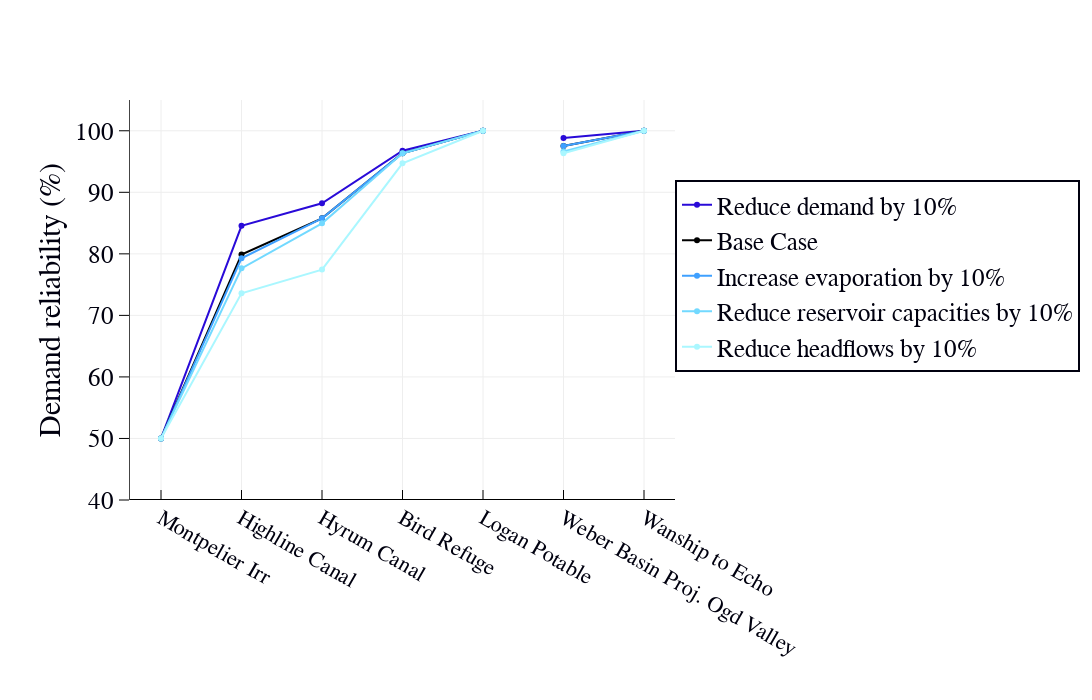

The cell this chart's notebook holds for it:
### Code cell
scenario1 = go.Scatter(
    x=Result['Demand']['BranchName'],
    y=Result['Demand']['Reliability'],
    name = 'Reduce demand by 10%',   
    mode = 'lines+markers',

    marker = dict(
        color = '#290AD8'
))


scenario2 = go.Scatter(
    x=Result['Reference']['BranchName'],
    y=Result['Reference']['Reliability'],
    name = 'Base Case', 
        mode = 'lines+markers',

    marker = dict(
        color = '#000000',
))

scenario3 = go.Scatter(
    x=Result['Evaporation']['BranchName'],
    y=Result['Evaporation']['Reliability'],
    name = 'Increase evaporation by 10%', 
    mode = 'lines+markers',

    marker = dict(
        color = '#3FA0FF'
))



scenario4 = go.Scatter(
    x=Result2['Reference']['BranchName'],
    y=Result2['Reference']['Reliability'],
    name = 'Reduce reservoir capacities by 10%',   
    mode = 'lines+markers',

    marker = dict(
        color = '#72D9FF'
))



scenario5 = go.Scatter(
    x=Result['Headflow']['BranchName'],
    y=Result['Headflow']['Reliability'],
    name = 'Reduce headflows by 10%',   
    mode = 'lines+markers',

    marker = dict(
        color = '#AAF7FF'
))


#$$$$$$$$$$$$$$$$$$$$$$$$$$$$$$$$$$$$$$$$$$$$$$$$$$$$$$$$$$

scenario11 = go.Scatter(
    x=Result3['Demand']['BranchName'],
    y=Result3['Demand']['Reliability'],
    name = 'Reduce demand by 10%',   
    mode = 'lines+markers',
    showlegend=False,

    marker = dict(
        color = '#290AD8'
))


scenario12 = go.Scatter(
    x=Result3['Reference']['BranchName'],
    y=Result3['Reference']['Reliability'],
    name = 'Base Case', 
        mode = 'lines+markers',
    showlegend=False,

    marker = dict(
        color = '#000000',
    
))

scenario13 = go.Scatter(
    x=Result3['Evaporation']['BranchName'],
    y=Result3['Evaporation']['Reliability'],
    name = 'Increase evaporation by 10%', 
    mode = 'lines+markers',
    showlegend=False,

    marker = dict(
        color = '#3FA0FF'
))



scenario14 = go.Scatter(
    x=Result4['Reference']['BranchName'],
    y=Result4['Reference']['Reliability'],
    name = 'Reduce reservoir capacities by 10%',   
    mode = 'lines+markers',
    showlegend=False,

    marker = dict(
        color = '#72D9FF'
))



scenario15 = go.Scatter(
    x=Result3['Headflow']['BranchName'],
    y=Result3['Headflow']['Reliability'],
    name = 'Reduce headflows by 10%',   
    mode = 'lines+markers',
    showlegend=False,
    marker = dict(
        color = '#AAF7FF'
))




layout = dict(
    #title = "Use Case 3.3",
    yaxis = dict(
        title = "Demand reliability (%)",
        tickformat= ',',
        showline=True,
        tick0=40,

        dtick='10',
        ticks='outside',
        range = [40, 105],
        ticklen=10,
        tickcolor='#000',
        gridwidth=1,
        showgrid=True,

                ),
    
    xaxis = dict(
#         title = "Updated input parameters in the <br>Bear_River_WEAP_Model_2017",
#         showline=True,
        ticks='inside',
        tickfont=dict(size=22),
            tickcolor='#000',
        gridwidth=1,
        showgrid=True,

        ticklen=10
                    ),
        legend=dict(
        x=1,y=.56,
          bordercolor='#00000f',
            borderwidth=2
        
               ),
    width=1100,
    height=700,
    #paper_bgcolor='rgb(233,233,233)',
    #plot_bgcolor='rgb(233,233,233)',
    margin=go.Margin(l=130,b=200),
    font=dict(size=25,family='arial',color='#00000f'),

    showlegend=True,
    shapes=[{'type': 'line', 
                                           'x0': 0, 'x1': 1, 'xref': 'paper',
                                           'y0': 40, 'y1': 40, 'yref': 'y'}]
                )


data = [scenario1, scenario2,scenario3,scenario4,scenario5,scenario11, scenario12,scenario13,scenario14,scenario15]


# create a figure object
fig = dict(data=data, layout=layout)
#py.iplot(fig, filename = "2.3Identify_SeasonalValues") 


## it can be run from the local machine on Pycharm like this like below
## It would also work here offline but in a seperate window  
offline.iplot(fig,filename = 'jupyter/UnmentDemand@BirdRefuge' )       

print "Figure x is replicated!!"

### Figure 1 — Plotly figure (JSON) as saved in the notebook; plotly's stock layout.template omitted (floating-point values rounded to 4 significant figures)
{"data": [{"marker": {"color": "#290AD8"}, "mode": "lines+markers", "name": "Reduce demand by 10%", "type": "scatter", "x": ["Montpelier Irr", "Highline Canal", "Hyrum Canal", "Bird Refuge", "Logan Potable"], "y": [50, 84.55, 88.21, 96.75, 100]}, {"marker": {"color": "#000000"}, "mode": "lines+markers", "name": "Base Case", "type": "scatter", "x": ["Montpelier Irr", "Highline Canal", "Hyrum Canal", "Bird Refuge", "Logan Potable"], "y": [50, 79.88, 85.77, 96.34, 100]}, {"marker": {"color": "#3FA0FF"}, "mode": "lines+markers", "name": "Increase evaporation by 10%", "type": "scatter", "x": ["Montpelier Irr", "Highline Canal", "Hyrum Canal", "Bird Refuge", "Logan Potable"], "y": [50, 79.27, 85.77, 96.34, 100]}, {"marker": {"color": "#72D9FF"}, "mode": "lines+markers", "name": "Reduce reservoir capacities by 10%", "type": "scatter", "x": ["Montpelier Irr", "Highline Canal", "Hyrum Canal", "Bird Refuge", "Logan Potable"], "y": [50, 77.64, 84.96, 96.34, 100]}, {"marker": {"color": "#AAF7FF"}, "mode": "lines+markers", "name": "Reduce headflows by 10%", "type": "scatter", "x": ["Montpelier Irr", "Highline Canal", "Hyrum Canal", "Bird Refuge", "Logan Potable"], "y": [50, 73.58, 77.44, 94.72, 100]}, {"marker": {"color": "#290AD8"}, "mode": "lines+markers", "name": "Reduce demand by 10%", "showlegend": false, "type": "scatter", "x": ["Weber Basin Proj. Ogd Valley", "Wanship to Echo"], "y": [98.83, 100]}, {"marker": {"color": "#000000"}, "mode": "lines+markers", "name": "Base Case", "showlegend": false, "type": "scatter", "x": ["Weber Basin Proj. Ogd Valley", "Wanship to Echo"], "y": [97.51, 100]}, {"marker": {"color": "#3FA0FF"}, "mode": "lines+markers", "name": "Increase evaporation by 10%", "showlegend": false, "type": "scatter", "x": ["Weber Basin Proj. Ogd Valley", "Wanship to Echo"], "y": [97.51, 100]}, {"marker": {"color": "#72D9FF"}, "mode": "lines+markers", "name": "Reduce reservoir capacities by 10%", "showlegend": false, "type": "scatter", "x": ["Weber Basin Proj. Ogd Valley", "Wanship to Echo"], "y": [96.64, 100]}, {"marker": {"color": "#AAF7FF"}, "mode": "lines+markers", "name": "Reduce headflows by 10%", "showlegend": false, "type": "scatter", "x": ["Weber Basin Proj. Ogd Valley", "Wanship to Echo"], "y": [96.35, 100]}], "layout": {"font": {"color": "#00000f", "family": "arial", "size": 25}, "height": 700, "legend": {"bordercolor": "#00000f", "borderwidth": 2, "x": 1, "y": 0.56}, "margin": {"b": 200, "l": 130}, "shapes": [{"type": "line", "x0": 0, "x1": 1, "xref": "paper", "y0": 40, "y1": 40, "yref": "y"}], "showlegend": true, "width": 1100, "xaxis": {"gridwidth": 1, "showgrid": true, "tickcolor": "#000", "tickfont": {"size": 22}, "ticklen": 10, "ticks": "inside"}, "yaxis": {"dtick": "10", "gridwidth": 1, "range": [40, 105], "showgrid": true, "showline": true, "tick0": 40, "tickcolor": "#000", "tickformat": ",", "ticklen": 10, "ticks": "outside", "title": "Demand reliability (%)"}}}
